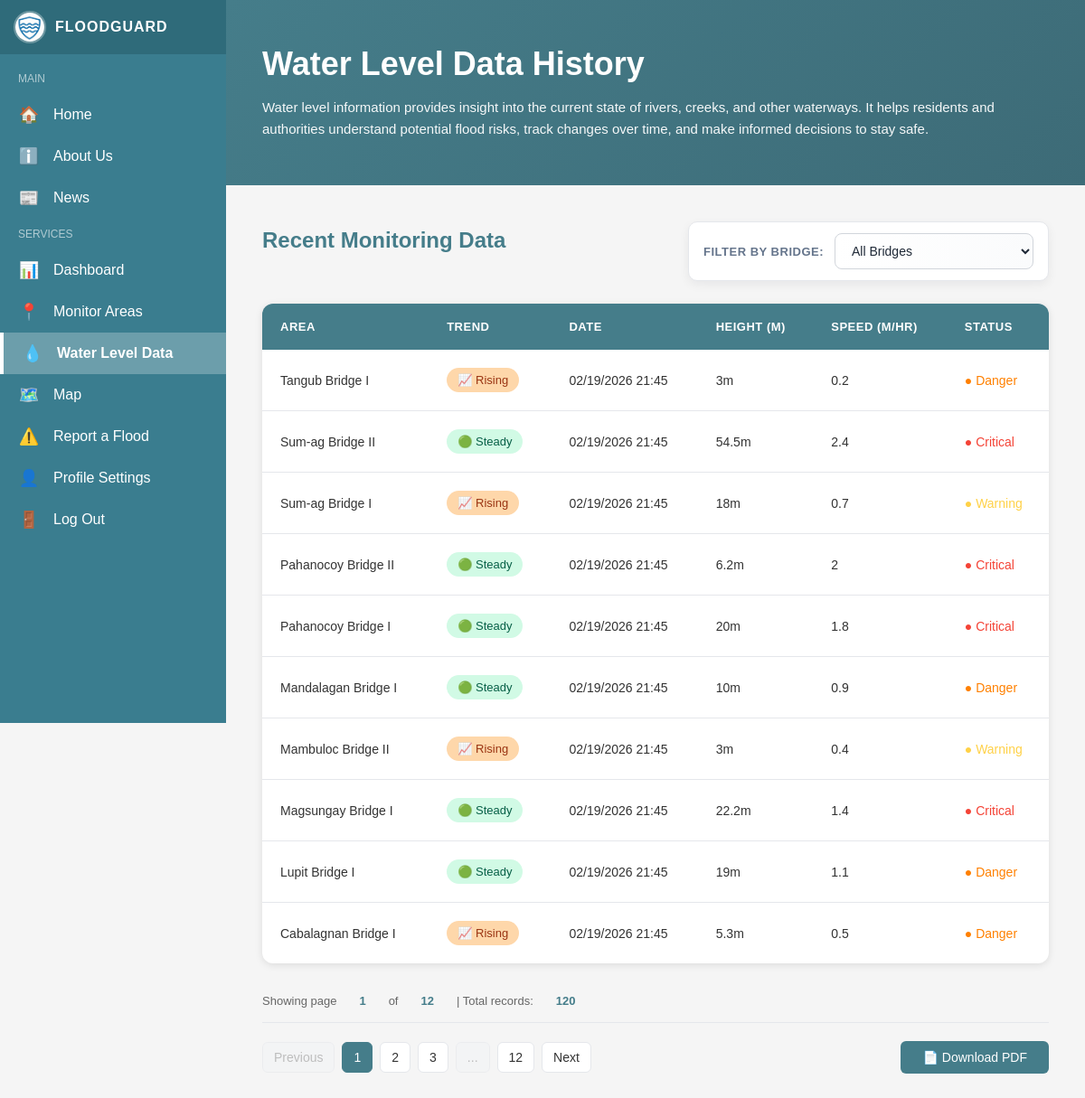
The app's page /views/user-water-level-data.php (signed in) with its own data.
### tables this page shows
CREATE TABLE `water_level_history` (
  `id` int(10) UNSIGNED NOT NULL,
  `area` varchar(100) NOT NULL,
  `trend` enum('steady','rising','falling') NOT NULL DEFAULT 'steady',
  `record_time` datetime NOT NULL,
  `height` decimal(5,2) NOT NULL DEFAULT 0.00,
  `speed` decimal(5,2) NOT NULL DEFAULT 0.00,
  `status` enum('warning','danger','critical') NOT NULL
);

### models/water_level.php (called while the page is built, shortened)
<?php
function get_water_levels_paginated($conn, $area = null, $limit = 10, $offset = 0) {
    $levels = [];
    $limit = intval($limit);
    $offset = intval($offset);
    $query = "SELECT id, area, height, speed, status, record_time, trend
              FROM water_level_history";
    $query .= " ORDER BY record_time DESC LIMIT $limit OFFSET $offset";
    $result = $conn->query($query);
    if ($result && $result->num_rows > 0) {
        while ($row = $result->fetch_assoc()) {
            $levels[] = $row;
        }
    }
    return $levels;
}
function get_water_levels_count($conn, $area = null) {
    $query = "SELECT COUNT(*) as total FROM water_level_history";
    $result = $conn->query($query);
    if ($result) {
        $row = $result->fetch_assoc();
        return (int)$row['total'];
    }
    return 0;
}
?>

### views/user-water-level-data.php (the view, shortened to what this page needs)
<?php
include '../controllers/water-level-data-controller.php';
?>
<!DOCTYPE html>
<html lang="en">
<head>
    <link rel="stylesheet" href="../assets/css/userwaterleveldata.css">
</head>
<body>
<?php include 'include/user-sidebar.php'; ?>
<main>
<div class="main-wrapper">
    <div class="page-header">
        <h1>Water Level Data History</h1>
        <p>
        Water level information provides insight into the current state of rivers,
        creeks, and other waterways. It helps residents and authorities understand
        potential flood risks, track changes over time, and make informed decisions
        to stay safe.
        </p>
    </div>
    <div class="data-section">
        <div class="section-header">
            <h2>Recent Monitoring Data</h2>
            <div class="filter-box">
                <label for="bridgeFilter">Filter by Bridge:</label>
                <select id="bridgeFilter" name="bridge" onchange="filterByBridge(this.value)">
                    <option value="">All Bridges</option>
                </select>
            </div>
        </div>
        <div class="table-container">
            <table>
                <thead>
                    <tr>
                        <th>AREA</th>
                        <th>TREND</th>
                        <th>DATE</th>
                        <th>HEIGHT (M)</th>
                        <th>SPEED (M/HR)</th>
                        <th>STATUS</th>
                    </tr>
                </thead>
                <tbody>
                <?php foreach ($waterLevels as $data): ?>
                    <tr>
                        <td><?= $data["area"] ?></td>
                        <td>
                            <?= getTrendBadge($data["trend"]) ?>
                        </td>
                        <td><?= $data["date"] ?></td>
                        <td><?= $data["height"] ?>m</td>
                        <td><?= $data["speed"] ?></td>
                        <td>
                            <?= getStatusBadge($data["status"]) ?>
                        </td>
                    </tr>
                <?php endforeach; ?>
                </tbody>
            </table>
        </div>
        <div class="pagination-info">
            <p>Showing page <strong><?php echo $currentPage; ?></strong> of <strong><?php echo $totalPages; ?></strong> | Total records: <strong><?php echo $totalRecords; ?></strong></p>
        </div>
        <div class="table-footer">
            <div class="pagination">
                <?php foreach ($paginationButtons as $btn): ?>
                    <?php if ($btn['disabled']): ?>
                        <button class="page-btn disabled" disabled><?php echo $btn['label']; ?></button>
                    <?php elseif ($btn['active']): ?>
                        <button class="page-btn active"><?php echo $btn['label']; ?></button>
                    <?php else: ?>
                        <a href="?page=<?php echo $btn['page']; ?><?php echo $selectedBridge ? '&bridge=' . urlencode($selectedBridge) : ''; ?>" class="page-btn"><?php echo $btn['label']; ?></a>
                    <?php endif; ?>
                <?php endforeach; ?>
            </div>
            <div class="download-actions">
                <button class="download-btn" title="PDF download feature coming soon">📄 Download PDF</button>
            </div>
        </div>
    </div>
</div>
</main>
</body>
</html>

### controllers/water-level-data-controller.php (shortened to what this page needs)
<?php
require_once __DIR__ . '/../config/config.php';
require_once __DIR__ . '/../models/water_level.php';
$itemsPerPage = 10;
$currentPage = isset($_GET['page']) && is_numeric($_GET['page']) ? intval($_GET['page']) : 1;
$selectedBridge = isset($_GET['bridge']) ? trim($_GET['bridge']) : '';
$totalRecords = $selectedBridge ? get_water_levels_count($conn, $selectedBridge) : get_water_levels_count($conn);
$totalPages = max(1, ceil($totalRecords / $itemsPerPage));
$offset = ($currentPage - 1) * $itemsPerPage;
$waterLevels_data = $selectedBridge
    ? get_water_levels_by_area($conn, $selectedBridge, 1000)
    : get_water_levels_paginated($conn, null, $itemsPerPage, $offset);
$waterLevels = [];
if ($waterLevels_data) {
    foreach ($waterLevels_data as $row) {
        $row['date'] = date('m/d/Y H:i', strtotime($row['record_time']));
        $row['height'] = (float) $row['height'];
        $row['speed'] = (float) $row['speed'];
        $row['area'] = htmlspecialchars($row['area']);
        $row['status'] = htmlspecialchars($row['status']);
        $row['trend'] = htmlspecialchars($row['trend'] ?? 'steady');
        $waterLevels[] = $row;
    }
}
$allAreasData = get_water_levels_paginated($conn, null, 1000, 0);
function generatePaginationButtons($currentPage, $totalPages) {
    $buttons = [];
    if ($currentPage > 1) {
        $buttons[] = ['page' => $currentPage - 1, 'label' => 'Previous', 'active' => false, 'disabled' => false];
    } else {
        $buttons[] = ['page' => 1, 'label' => 'Previous', 'active' => false, 'disabled' => true];
    }
    $startPage = max(1, $currentPage - 2);
    $endPage = min($totalPages, $currentPage + 2);
    for ($i = $startPage; $i <= $endPage; $i++) {
        $buttons[] = ['page' => $i, 'label' => $i, 'active' => ($i == $currentPage), 'disabled' => false];
    }
    if ($endPage < $totalPages) {
        if ($endPage < $totalPages - 1) {
            $buttons[] = ['page' => null, 'label' => '...', 'active' => false, 'disabled' => true];
        }
        $buttons[] = ['page' => $totalPages, 'label' => $totalPages, 'active' => false, 'disabled' => false];
    }
    if ($currentPage < $totalPages) {
        $buttons[] = ['page' => $currentPage + 1, 'label' => 'Next', 'active' => false, 'disabled' => false];
    } else {
        $buttons[] = ['page' => $totalPages, 'label' => 'Next', 'active' => false, 'disabled' => true];
    }
    return $buttons;
}
$paginationButtons = generatePaginationButtons($currentPage, $totalPages);
function getTrendBadge($trend) {
    switch ($trend) {
        case "steady":
            return '<span class="badge badge-steady">🟢 Steady</span>';
        case "rising":
            return '<span class="badge badge-rising">📈 Rising</span>';
    }
}
function getStatusBadge($status) {
    switch ($status) {
        case "warning":
            return '<span class="status status-warning">● Warning</span>';
        case "danger":
            return '<span class="status status-danger">● Danger</span>';
        case "critical":
            return '<span class="status status-critical">● Critical</span>';
    }
}
?>

### assets/css/userwaterleveldata.css (style rules this page uses)
* { margin: 0; padding: 0; box-sizing: border-box; }
body { font-family: Arial, sans-serif; background: #f5f5f5; }
main { padding: 0; }
.page-header { background: linear-gradient(135deg, #457d8a 0%, #3d6b77 100%); color: white; padding: 50px 40px; }
.page-header h1 { font-size: 36px; margin-bottom: 15px; }
.page-header p { font-size: 15px; line-height: 1.6; opacity: 0.95; max-width: 900px; }
.data-section { padding: 40px; }
.section-header { display: flex; justify-content: space-between; align-items: center; gap: 20px; margin-bottom: 25px; flex-wrap: wrap; }
.section-header h2 { color: #457d8a; font-size: 24px; margin: 0; }
.filter-box { display: flex; align-items: center; gap: 12px; padding: 12px 16px; background: white; border-radius: 10px; box-shadow: 0 4px 12px rgba(16, 24, 40, 0.06); border: 1px solid #e5e7eb; transition: box-shadow 0.2s ease, border-color 0.2s ease; }
.filter-box label { font-size: 13px; color: #64748b; font-weight: 600; white-space: nowrap; text-transform: uppercase; letter-spacing: 0.5px; }
.filter-box select { padding: 10px 14px; border: 1px solid #d1d5db; border-radius: 8px; background: linear-gradient(to right, #ffffff, #fafbfc); color: #1f2937; font-size: 14px; font-weight: 500; cursor: pointer; min-width: 220px; transition: all 0.2s ease; }
.data-section h2 { color: #457d8a; font-size: 24px; margin-bottom: 25px; }
.table-container { background: white; border-radius: 12px; overflow: hidden; box-shadow: 0 2px 8px rgba(0, 0, 0, 0.1); margin-bottom: 20px; }
table { width: 100%; border-collapse: collapse; }
thead { background: #457d8a; color: white; }
th { padding: 18px 20px; text-align: left; font-size: 13px; font-weight: 600; letter-spacing: 0.5px; }
tbody tr { border-bottom: 1px solid #e5e7eb; }
tbody tr:last-child { border-bottom: none; }
td { padding: 20px; font-size: 14px; color: #333; }
.badge { display: inline-block; padding: 6px 12px; border-radius: 15px; font-size: 13px; font-weight: 500; }
.badge-steady { background: #d1fae5; color: #065f46; }
.badge-rising { background: #fed7aa; color: #9a3412; }
.status { font-size: 14px; font-weight: 500; }
.status-warning { color: #ffd147; }
.status-danger { color: #ff8000; }
.status-critical { color: #F44336; }
.table-footer { display: flex; justify-content: space-between; align-items: center; gap: 20px; }
.pagination { display: flex; gap: 8px; align-items: center; }
.page-btn { background: white; border: 1px solid #e5e7eb; padding: 8px 12px; border-radius: 6px; font-size: 14px; cursor: pointer; color: #333; }
.page-btn.active { background: #457d8a; color: white; border-color: #457d8a; }
.page-btn.disabled { background: #f3f4f6; color: #999; cursor: not-allowed; opacity: 0.6; border-color: #e5e7eb; }
.page-btn:disabled { background: #f3f4f6; color: #999; cursor: not-allowed; opacity: 0.6; border-color: #e5e7eb; }
.pagination a.page-btn { text-decoration: none; display: inline-flex; align-items: center; justify-content: center; transition: all 0.3s ease; }
.download-actions { display: flex; gap: 12px; }
.download-btn { background: #457d8a; color: white; border: none; padding: 10px 24px; border-radius: 6px; font-size: 14px; font-weight: 500; cursor: pointer; text-decoration: none; display: inline-flex; align-items: center; gap: 8px; transition: all 0.3s ease; }
.pagination-info { text-align: left; margin-bottom: 20px; padding: 12px 0; font-size: 13px; color: #666; border-bottom: 1px solid #e5e7eb; word-break: break-word; }
.pagination-info p { margin: 0; display: flex; gap: 25px; flex-wrap: wrap; align-items: center; line-height: 1.6; }
.pagination-info strong { color: #457d8a; font-weight: 600; }

### assets/css/sidebar.css (style rules this page uses)
main { margin-left: 250px; transition: margin-left 0.3s ease; }

### records on screen
water_level_history: area "Tangub Bridge I", trend "📈 Rising", date "02/19/2026 21:45", height "3", speed "0.2", status "● Danger"
water_level_history: area "Sum-ag Bridge II", trend "🟢 Steady", date "02/19/2026 21:45", height "54.5", speed "2.4", status "● Critical"
water_level_history: area "Sum-ag Bridge I", trend "📈 Rising", date "02/19/2026 21:45", height "18", speed "0.7", status "● Warning"
water_level_history: area "Pahanocoy Bridge II", trend "🟢 Steady", date "02/19/2026 21:45", height "6.2", speed "2", status "● Critical"
water_level_history: area "Pahanocoy Bridge I", trend "🟢 Steady", date "02/19/2026 21:45", height "20", speed "1.8", status "● Critical"
water_level_history: area "Mandalagan Bridge I", trend "🟢 Steady", date "02/19/2026 21:45", height "10", speed "0.9", status "● Danger"
water_level_history: area "Mambuloc Bridge II", trend "📈 Rising", date "02/19/2026 21:45", height "3", speed "0.4", status "● Warning"
water_level_history: area "Magsungay Bridge I", trend "🟢 Steady", date "02/19/2026 21:45", height "22.2", speed "1.4", status "● Critical"
water_level_history: area "Lupit Bridge I", trend "🟢 Steady", date "02/19/2026 21:45", height "19", speed "1.1", status "● Danger"
water_level_history: area "Cabalagnan Bridge I", trend "📈 Rising", date "02/19/2026 21:45", height "5.3", speed "0.5", status "● Danger"
water_level_history: id "1"

### other values on screen
$currentPage "1"
$totalPages "12"
$totalRecords "120"
$btn['label'] "Previous"
$btn['label'] "2"
$btn['label'] "3"
$btn['label'] "..."
$btn['label'] "12"
$btn['label'] "Next"
